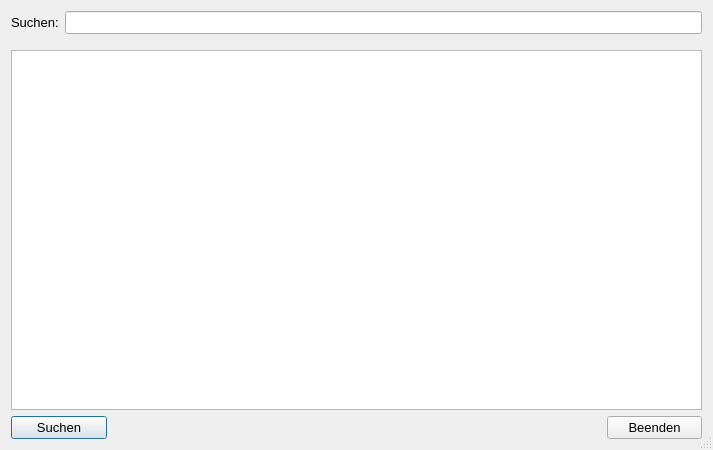
<?xml version="1.0" encoding="UTF-8"?>
<ui version="4.0">
 <class>Lehrstoff_Suche</class>
 <widget class="QDialog" name="Lehrstoff_Suche">
  <property name="geometry">
   <rect>
    <x>0</x>
    <y>0</y>
    <width>713</width>
    <height>450</height>
   </rect>
  </property>
  <property name="minimumSize">
   <size>
    <width>713</width>
    <height>450</height>
   </size>
  </property>
  <property name="windowTitle">
   <string>Suche</string>
  </property>
  <property name="sizeGripEnabled">
   <bool>true</bool>
  </property>
  <layout class="QVBoxLayout" name="verticalLayout">
   <item>
    <layout class="QHBoxLayout" name="horizontalLayout_2">
     <item>
      <widget class="QLabel" name="lbl_Suchbegriff">
       <property name="font">
        <font>
         <pointsize>10</pointsize>
        </font>
       </property>
       <property name="text">
        <string>Suchen:</string>
       </property>
      </widget>
     </item>
     <item>
      <widget class="QLineEdit" name="le_Suchbegriff">
       <property name="font">
        <font>
         <pointsize>10</pointsize>
        </font>
       </property>
      </widget>
     </item>
    </layout>
   </item>
   <item>
    <spacer name="verticalSpacer">
     <property name="font">
      <font>
       <pointsize>10</pointsize>
      </font>
     </property>
     <property name="orientation">
      <enum>Qt::Vertical</enum>
     </property>
     <property name="sizeType">
      <enum>QSizePolicy::Fixed</enum>
     </property>
     <property name="sizeHint" stdset="0">
      <size>
       <width>20</width>
       <height>10</height>
      </size>
     </property>
    </spacer>
   </item>
   <item>
    <widget class="QTableWidget" name="tW_Lehrstoff_DB">
     <property name="maximumSize">
      <size>
       <width>16777215</width>
       <height>16777215</height>
      </size>
     </property>
     <property name="font">
      <font>
       <pointsize>10</pointsize>
      </font>
     </property>
     <property name="editTriggers">
      <set>QAbstractItemView::NoEditTriggers</set>
     </property>
     <property name="alternatingRowColors">
      <bool>true</bool>
     </property>
     <attribute name="verticalHeaderVisible">
      <bool>true</bool>
     </attribute>
    </widget>
   </item>
   <item>
    <layout class="QHBoxLayout" name="horizontalLayout">
     <property name="spacing">
      <number>500</number>
     </property>
     <item>
      <widget class="QPushButton" name="pB_Suchen">
       <property name="maximumSize">
        <size>
         <width>100</width>
         <height>16777215</height>
        </size>
       </property>
       <property name="font">
        <font>
         <pointsize>10</pointsize>
        </font>
       </property>
       <property name="text">
        <string>Suchen</string>
       </property>
       <property name="icon">
        <iconset>
         <normaloff>../../_Symbole/UsedSymbols/searchmagnifierinterfacesymbol1_79893.ico</normaloff>../../_Symbole/UsedSymbols/searchmagnifierinterfacesymbol1_79893.ico</iconset>
       </property>
      </widget>
     </item>
     <item>
      <widget class="QPushButton" name="pB_Beenden">
       <property name="maximumSize">
        <size>
         <width>100</width>
         <height>16777215</height>
        </size>
       </property>
       <property name="font">
        <font>
         <pointsize>10</pointsize>
        </font>
       </property>
       <property name="text">
        <string>Beenden</string>
       </property>
       <property name="icon">
        <iconset>
         <normaloff>../../_Symbole/UsedSymbols/log-out_icon-icons.com_50106.ico</normaloff>../../_Symbole/UsedSymbols/log-out_icon-icons.com_50106.ico</iconset>
       </property>
      </widget>
     </item>
    </layout>
   </item>
  </layout>
 </widget>
 <tabstops>
  <tabstop>le_Suchbegriff</tabstop>
  <tabstop>pB_Suchen</tabstop>
  <tabstop>pB_Beenden</tabstop>
  <tabstop>tW_Lehrstoff_DB</tabstop>
 </tabstops>
 <resources/>
 <connections/>
</ui>
